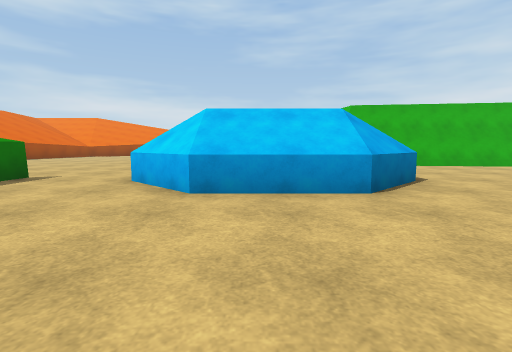
View 1 (above)

16 first-person views from a walk through a scene from a Unity 3-D project. The camera is 1.2 m above the floor, tilts 6° down and sees 85° across. The floor is counted in squares, 2 m on a side. Each view is taken from the middle of a square. On the plan, view 1 faces up. The plan holds only what a view shows up to about 9 squares ahead; the rest is blank. The place goes on beyond the plan. The player character is not drawn. Surface patterns are stand-ins for the level's own textures.

View 2
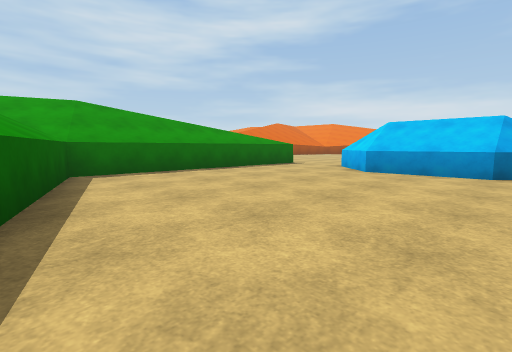

View 3
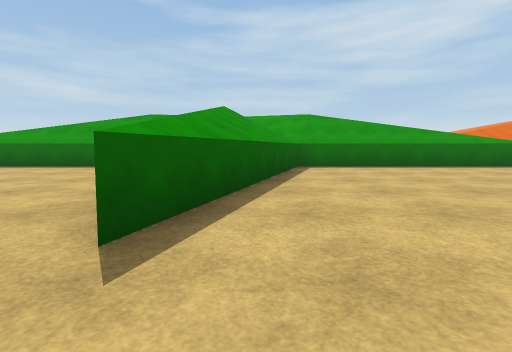

View 4
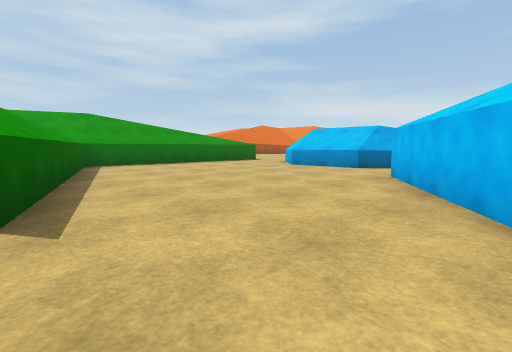

View 5
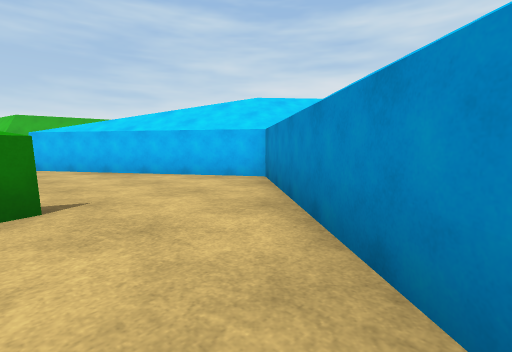

View 6
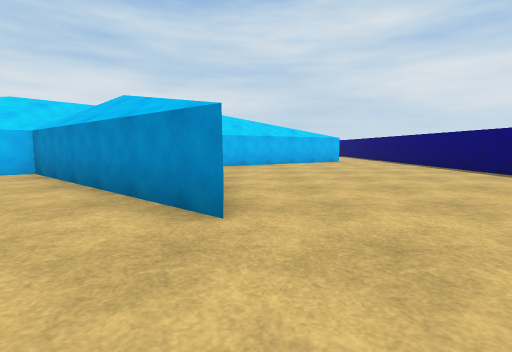

View 7
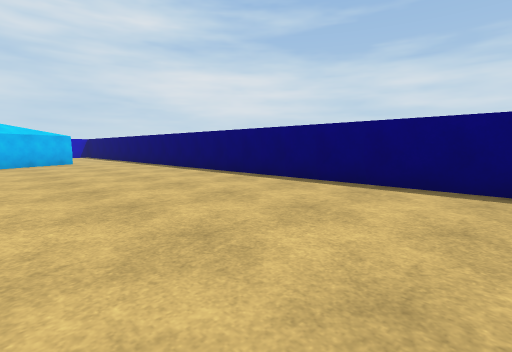

View 8
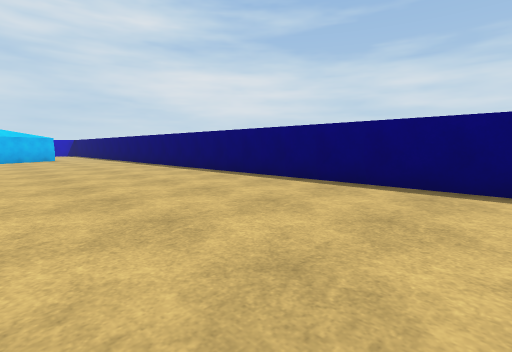

View 9
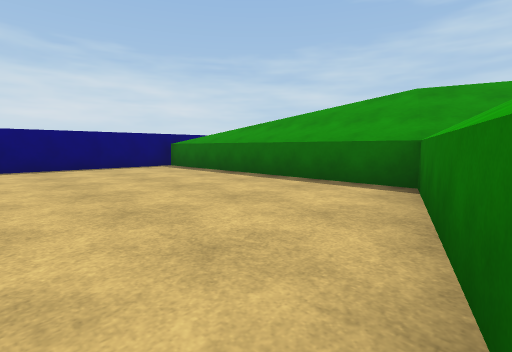

View 10
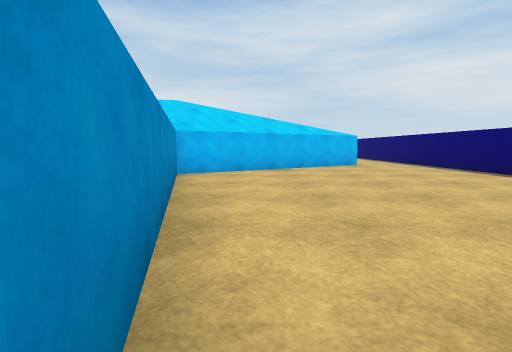

View 11
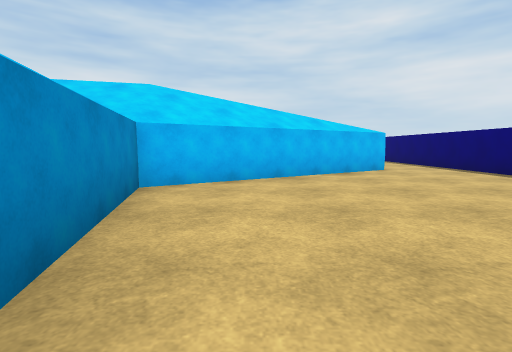

View 12
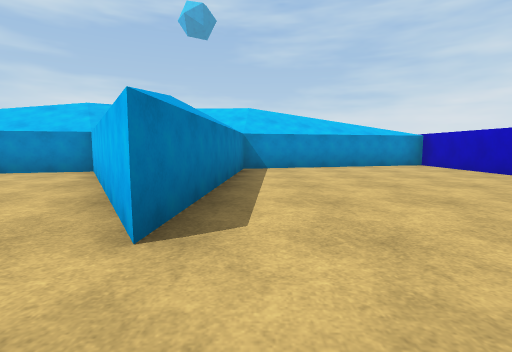

View 13
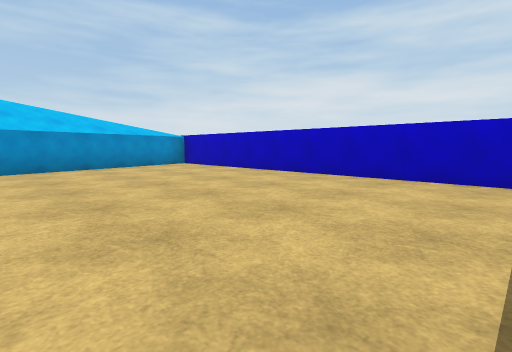

View 14
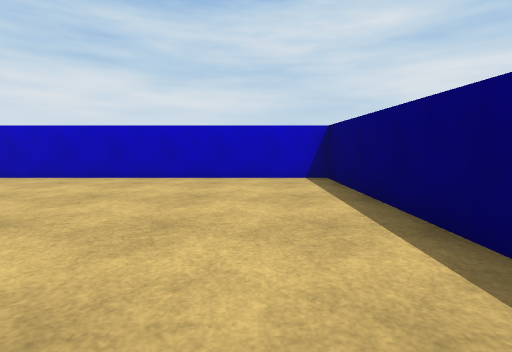

View 15
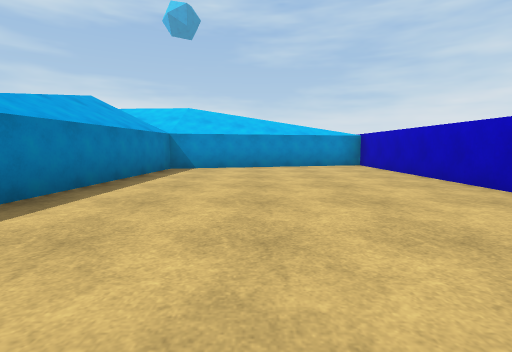

View 16
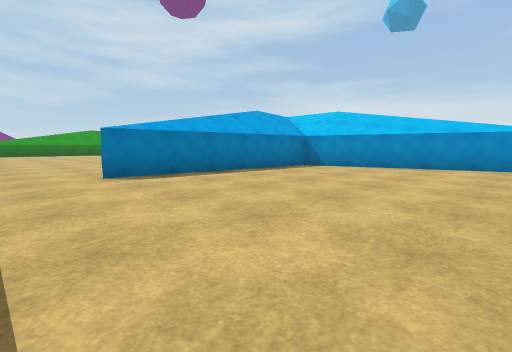

### Floor plan
Ten units are one square. View 1 is at (0, 0); x grows to the right and y downward. Boxes are objects, and circles mark ways between rooms. Rooms are numbered by the first view taken in them; rooms with no view inside come last. Other rooms are left out.
<svg viewBox="-50 -55 229 194">
<path fill="none" stroke="#000" d="M-45 -45 -45 17 24 40M31 68 61 32 29 -20M15 -36 -9 -36 -22 -49M-8 50 -45 62 -45 134 104 134M113 113 81 63 23 77 31 68M104 134 174 134 174 39 117 54 113 113"/>
<circle cx="25" cy="55" r="3" fill="#2a7"/>
<circle cx="110" cy="125" r="3" fill="#2a7"/>
<text x="0" y="0">1</text>
<text x="30" y="100">2</text>
<text x="140" y="90">3</text>
</svg>
Room 1 opens to room 2. Room 2 opens to room 3.

Where each view was taken, in squares from view 1:
view 1: 0 up, 0 right, facing up
view 2: 3 down, 2 right, facing up-left
view 3: 3 down, 4 right, facing left
view 4: 4 down, 5 right, facing up-left
view 5: 7 down, 2 right, facing up-right
view 6: 8 down, 0 right, facing right
view 7: 9 down, 0 right, facing down-right
view 8: 9 down, 3 left, facing down-right
view 9: 5 down, 0 right, facing down-left
view 10: 8 down, 2 right, facing right
view 11: 8 down, 4 right, facing right
view 12: 13 down, 12 right, facing up
view 13: 13 down, 12 right, facing up-right
view 14: 12 down, 12 right, facing right
view 15: 13 down, 14 right, facing up
view 16: 13 down, 17 right, facing up-left
